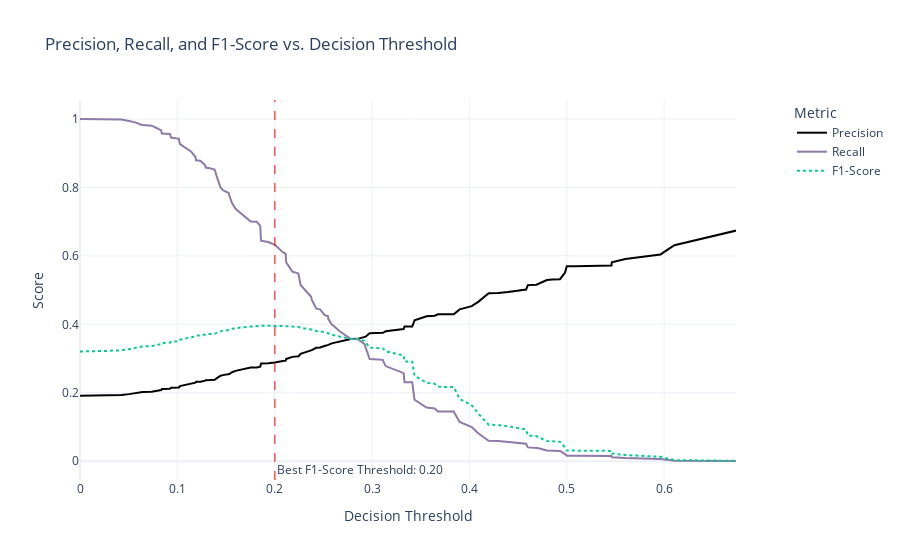

The notebook cell saved with this chart:
### Markdown cell above
## 6. Find Optimal Decision Threshold

The optimal threshold is found using the predictions on the calibration set to maximize the F1-score.

### Code cell
uncalibrated_proba = final_logistic_model.predict_proba(X_calib)[:, 1]

y_pred_proba = lr_isotonic_calibrator.predict(uncalibrated_proba)


precisions, recalls, thresholds = precision_recall_curve(y_calib, y_pred_proba)


results_df = pd.DataFrame({
    'Threshold': thresholds,
    'Precision': precisions[:-1],
    'Recall': recalls[:-1]
})

# Add F1-Score for a more balanced view
# Avoid division by zero if precision and recall are both 0
results_df['F1-Score'] = 2 * (results_df['Precision'] * results_df['Recall']) / \
                        (results_df['Precision'] + results_df['Recall']).replace(0, 1e-9)

print("--- Threshold Analysis Results ---")

display(results_df.sort_values(by='F1-Score', ascending=False).head(10))



fig = make_subplots(specs=[[{"secondary_y": True}]])


fig.add_trace(
    go.Scatter(x=results_df['Threshold'], y=results_df['Precision'], name='Precision', line=dict(color='black')),
    secondary_y=False,
      
)
fig.add_trace(
    go.Scatter(x=results_df['Threshold'], y=results_df['Recall'], name='Recall', line=dict(color='#8e79a8')),
    secondary_y=False,
)


fig.add_trace(
    go.Scatter(x=results_df['Threshold'], y=results_df['F1-Score'], name='F1-Score', line=dict(dash='dot')),
    secondary_y=False,
)


best_f1_row = results_df.loc[results_df['F1-Score'].idxmax()]
best_threshold = best_f1_row['Threshold']
best_f1_score = best_f1_row['F1-Score']

fig.add_vline(x=best_threshold, line_width=1, line_dash="dash", line_color="red",
              annotation_text=f'Best F1-Score Threshold: {best_threshold:.2f}',
              annotation_position="bottom right")


fig.update_layout(
    title_text='Precision, Recall, and F1-Score vs. Decision Threshold',
    xaxis_title='Decision Threshold',
    yaxis_title='Score',
    legend_title='Metric',
    template='plotly_white'
)

fig.show()
